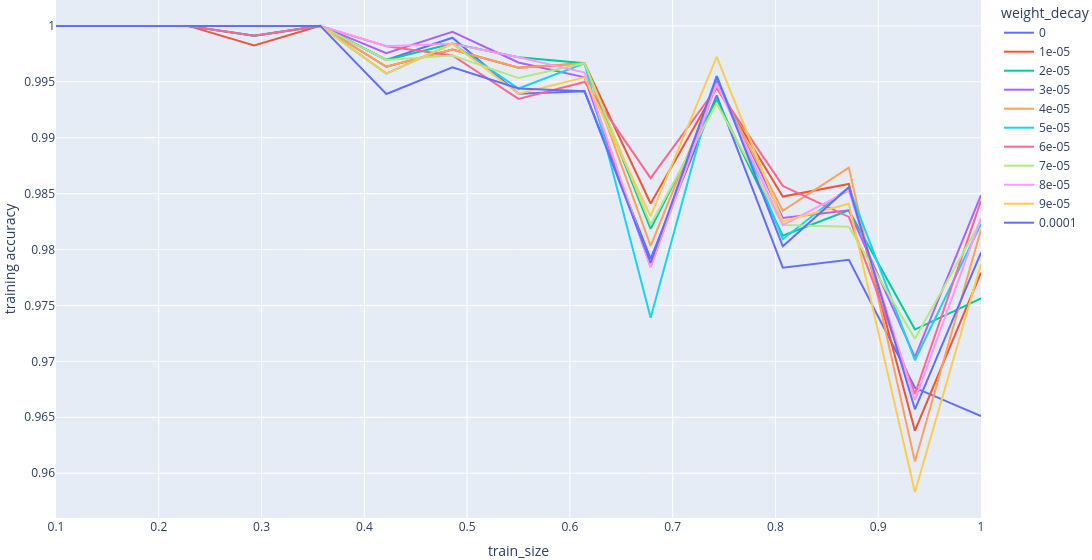
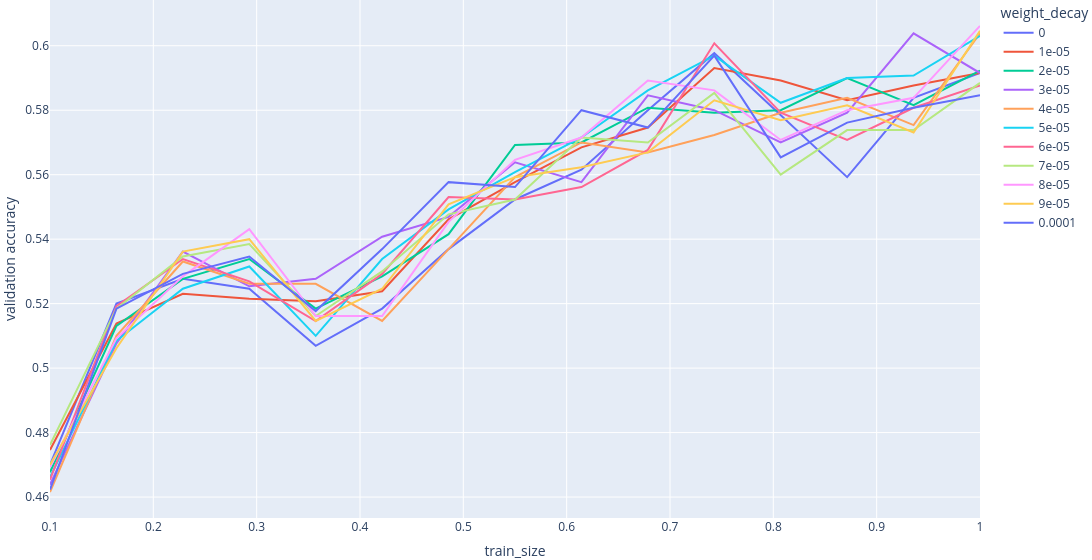

The code cell stored with these charts, in order, in its notebook:
### Code cell
train_and_plot_learning_curves(
    [
        NN(hidden_layer_sizes=(128, 128), lr=0.0005, weight_decay=0),
        NN(hidden_layer_sizes=(128, 128), lr=0.0005, weight_decay=0.00001),
        NN(hidden_layer_sizes=(128, 128), lr=0.0005, weight_decay=0.00002),
        NN(hidden_layer_sizes=(128, 128), lr=0.0005, weight_decay=0.00003),
        NN(hidden_layer_sizes=(128, 128), lr=0.0005, weight_decay=0.00004),
        NN(hidden_layer_sizes=(128, 128), lr=0.0005, weight_decay=0.00005),
        NN(hidden_layer_sizes=(128, 128), lr=0.0005, weight_decay=0.00006),
        NN(hidden_layer_sizes=(128, 128), lr=0.0005, weight_decay=0.00007),
        NN(hidden_layer_sizes=(128, 128), lr=0.0005, weight_decay=0.00008),
        NN(hidden_layer_sizes=(128, 128), lr=0.0005, weight_decay=0.00009),
        NN(hidden_layer_sizes=(128, 128), lr=0.0005, weight_decay=0.0001),
    ],
    wine_X_tr,
    wine_y_tr,
    wine_X_val,
    wine_y_val,
    seed,
    "weight_decay"
)

### Figure 1 — Plotly figure (JSON) as saved in the notebook; plotly's stock layout.template omitted (floating-point values rounded to 4 significant figures)
{"data": [{"hovertemplate": "weight_decay=0<br>train_size=%{x}<br>training accuracy=%{y}<extra></extra>", "legendgroup": "0", "line": {"color": "#636efa", "dash": "solid"}, "marker": {"symbol": "circle"}, "mode": "lines", "name": "0", "orientation": "v", "showlegend": true, "type": "scatter", "x": [0.1, 0.1643, 0.2286, 0.2929, 0.3571, 0.4214, 0.4857, 0.55, 0.6143, 0.6786, 0.7429, 0.8071, 0.8714, 0.9357, 1.0], "xaxis": "x", "y": [1.0, 1.0, 1.0, 0.9991, 1.0, 0.997, 0.9989, 0.9939, 0.9941, 0.9792, 0.9938, 0.9784, 0.9791, 0.9676, 0.9651], "yaxis": "y"}, {"hovertemplate": "weight_decay=1e-05<br>train_size=%{x}<br>training accuracy=%{y}<extra></extra>", "legendgroup": "1e-05", "line": {"color": "#EF553B", "dash": "solid"}, "marker": {"symbol": "circle"}, "mode": "lines", "name": "1e-05", "orientation": "v", "showlegend": true, "type": "scatter", "x": [0.1, 0.1643, 0.2286, 0.2929, 0.3571, 0.4214, 0.4857, 0.55, 0.6143, 0.6786, 0.7429, 0.8071, 0.8714, 0.9357, 1.0], "xaxis": "x", "y": [1.0, 1.0, 1.0, 0.9982, 1.0, 0.9963, 0.9979, 0.9963, 0.9967, 0.9841, 0.9945, 0.9847, 0.9859, 0.9638, 0.9779], "yaxis": "y"}, {"hovertemplate": "weight_decay=2e-05<br>train_size=%{x}<br>training accuracy=%{y}<extra></extra>", "legendgroup": "2e-05", "line": {"color": "#00cc96", "dash": "solid"}, "marker": {"symbol": "circle"}, "mode": "lines", "name": "2e-05", "orientation": "v", "showlegend": true, "type": "scatter", "x": [0.1, 0.1643, 0.2286, 0.2929, 0.3571, 0.4214, 0.4857, 0.55, 0.6143, 0.6786, 0.7429, 0.8071, 0.8714, 0.9357, 1.0], "xaxis": "x", "y": [1.0, 1.0, 1.0, 0.9991, 1.0, 0.997, 0.9984, 0.9972, 0.9967, 0.9818, 0.9934, 0.9812, 0.9835, 0.9728, 0.9756], "yaxis": "y"}, {"hovertemplate": "weight_decay=3e-05<br>train_size=%{x}<br>training accuracy=%{y}<extra></extra>", "legendgroup": "3e-05", "line": {"color": "#ab63fa", "dash": "solid"}, "marker": {"symbol": "circle"}, "mode": "lines", "name": "3e-05", "orientation": "v", "showlegend": true, "type": "scatter", "x": [0.1, 0.1643, 0.2286, 0.2929, 0.3571, 0.4214, 0.4857, 0.55, 0.6143, 0.6786, 0.7429, 0.8071, 0.8714, 0.9357, 1.0], "xaxis": "x", "y": [1.0, 1.0, 1.0, 1.0, 1.0, 0.9976, 0.9995, 0.9967, 0.9954, 0.9784, 0.9952, 0.9828, 0.9835, 0.9704, 0.9849], "yaxis": "y"}, {"hovertemplate": "weight_decay=4e-05<br>train_size=%{x}<br>training accuracy=%{y}<extra></extra>", "legendgroup": "4e-05", "line": {"color": "#FFA15A", "dash": "solid"}, "marker": {"symbol": "circle"}, "mode": "lines", "name": "4e-05", "orientation": "v", "showlegend": true, "type": "scatter", "x": [0.1, 0.1643, 0.2286, 0.2929, 0.3571, 0.4214, 0.4857, 0.55, 0.6143, 0.6786, 0.7429, 0.8071, 0.8714, 0.9357, 1.0], "xaxis": "x", "y": [1.0, 1.0, 1.0, 1.0, 1.0, 0.9963, 0.9979, 0.9963, 0.9967, 0.9803, 0.9948, 0.9835, 0.9873, 0.9611, 0.9818], "yaxis": "y"}, {"hovertemplate": "weight_decay=5e-05<br>train_size=%{x}<br>training accuracy=%{y}<extra></extra>", "legendgroup": "5e-05", "line": {"color": "#19d3f3", "dash": "solid"}, "marker": {"symbol": "circle"}, "mode": "lines", "name": "5e-05", "orientation": "v", "showlegend": true, "type": "scatter", "x": [0.1, 0.1643, 0.2286, 0.2929, 0.3571, 0.4214, 0.4857, 0.55, 0.6143, 0.6786, 0.7429, 0.8071, 0.8714, 0.9357, 1.0], "xaxis": "x", "y": [1.0, 1.0, 1.0, 1.0, 1.0, 0.9957, 0.9984, 0.9944, 0.9967, 0.9739, 0.9955, 0.9809, 0.9856, 0.9701, 0.9823], "yaxis": "y"}, {"hovertemplate": "weight_decay=6e-05<br>train_size=%{x}<br>training accuracy=%{y}<extra></extra>", "legendgroup": "6e-05", "line": {"color": "#FF6692", "dash": "solid"}, "marker": {"symbol": "circle"}, "mode": "lines", "name": "6e-05", "orientation": "v", "showlegend": true, "type": "scatter", "x": [0.1, 0.1643, 0.2286, 0.2929, 0.3571, 0.4214, 0.4857, 0.55, 0.6143, 0.6786, 0.7429, 0.8071, 0.8714, 0.9357, 1.0], "xaxis": "x", "y": [1.0, 1.0, 1.0, 0.9991, 1.0, 0.9982, 0.9974, 0.9935, 0.995, 0.9864, 0.9945, 0.9857, 0.9829, 0.9671, 0.9843], "yaxis": "y"}, {"hovertemplate": "weight_decay=7e-05<br>train_size=%{x}<br>training accuracy=%{y}<extra></extra>", "legendgroup": "7e-05", "line": {"color": "#B6E880", "dash": "solid"}, "marker": {"symbol": "circle"}, "mode": "lines", "name": "7e-05", "orientation": "v", "showlegend": true, "type": "scatter", "x": [0.1, 0.1643, 0.2286, 0.2929, 0.3571, 0.4214, 0.4857, 0.55, 0.6143, 0.6786, 0.7429, 0.8071, 0.8714, 0.9357, 1.0], "xaxis": "x", "y": [1.0, 1.0, 1.0, 1.0, 1.0, 0.997, 0.9974, 0.9953, 0.9967, 0.9822, 0.9931, 0.9822, 0.982, 0.972, 0.9826], "yaxis": "y"}, {"hovertemplate": "weight_decay=8e-05<br>train_size=%{x}<br>training accuracy=%{y}<extra></extra>", "legendgroup": "8e-05", "line": {"color": "#FF97FF", "dash": "solid"}, "marker": {"symbol": "circle"}, "mode": "lines", "name": "8e-05", "orientation": "v", "showlegend": true, "type": "scatter", "x": [0.1, 0.1643, 0.2286, 0.2929, 0.3571, 0.4214, 0.4857, 0.55, 0.6143, 0.6786, 0.7429, 0.8071, 0.8714, 0.9357, 1.0], "xaxis": "x", "y": [1.0, 1.0, 1.0, 1.0, 1.0, 0.9982, 0.9984, 0.9972, 0.9958, 0.9784, 0.9948, 0.9822, 0.9853, 0.9665, 0.9828], "yaxis": "y"}, {"hovertemplate": "weight_decay=9e-05<br>train_size=%{x}<br>training accuracy=%{y}<extra></extra>", "legendgroup": "9e-05", "line": {"color": "#FECB52", "dash": "solid"}, "marker": {"symbol": "circle"}, "mode": "lines", "name": "9e-05", "orientation": "v", "showlegend": true, "type": "scatter", "x": [0.1, 0.1643, 0.2286, 0.2929, 0.3571, 0.4214, 0.4857, 0.55, 0.6143, 0.6786, 0.7429, 0.8071, 0.8714, 0.9357, 1.0], "xaxis": "x", "y": [1.0, 1.0, 1.0, 1.0, 1.0, 0.9957, 0.9984, 0.9939, 0.9954, 0.983, 0.9972, 0.9825, 0.9841, 0.9583, 0.9787], "yaxis": "y"}, {"hovertemplate": "weight_decay=0.0001<br>train_size=%{x}<br>training accuracy=%{y}<extra></extra>", "legendgroup": "0.0001", "line": {"color": "#636efa", "dash": "solid"}, "marker": {"symbol": "circle"}, "mode": "lines", "name": "0.0001", "orientation": "v", "showlegend": true, "type": "scatter", "x": [0.1, 0.1643, 0.2286, 0.2929, 0.3571, 0.4214, 0.4857, 0.55, 0.6143, 0.6786, 0.7429, 0.8071, 0.8714, 0.9357, 1.0], "xaxis": "x", "y": [1.0, 1.0, 1.0, 1.0, 1.0, 0.9939, 0.9963, 0.9944, 0.9941, 0.9788, 0.9955, 0.9803, 0.9856, 0.9657, 0.9797], "yaxis": "y"}], "layout": {"legend": {"title": {"text": "weight_decay"}, "tracegroupgap": 0}, "margin": {"b": 0, "l": 0, "r": 0, "t": 0}, "width": 1200, "xaxis": {"anchor": "y", "domain": [0, 1], "title": {"text": "train_size"}}, "yaxis": {"anchor": "x", "domain": [0, 1], "title": {"text": "training accuracy"}}}}

### Figure 2 — Plotly figure (JSON) as saved in the notebook; plotly's stock layout.template omitted (floating-point values rounded to 4 significant figures)
{"data": [{"hovertemplate": "weight_decay=0<br>train_size=%{x}<br>validation accuracy=%{y}<extra></extra>", "legendgroup": "0", "line": {"color": "#636efa", "dash": "solid"}, "marker": {"symbol": "circle"}, "mode": "lines", "name": "0", "orientation": "v", "showlegend": true, "type": "scatter", "x": [0.1, 0.1643, 0.2286, 0.2929, 0.3571, 0.4214, 0.4857, 0.55, 0.6143, 0.6786, 0.7429, 0.8071, 0.8714, 0.9357, 1.0], "xaxis": "x", "y": [0.47, 0.52, 0.5277, 0.5246, 0.5069, 0.5185, 0.5369, 0.5523, 0.5615, 0.58, 0.5977, 0.5785, 0.5592, 0.5838, 0.5915], "yaxis": "y"}, {"hovertemplate": "weight_decay=1e-05<br>train_size=%{x}<br>validation accuracy=%{y}<extra></extra>", "legendgroup": "1e-05", "line": {"color": "#EF553B", "dash": "solid"}, "marker": {"symbol": "circle"}, "mode": "lines", "name": "1e-05", "orientation": "v", "showlegend": true, "type": "scatter", "x": [0.1, 0.1643, 0.2286, 0.2929, 0.3571, 0.4214, 0.4857, 0.55, 0.6143, 0.6786, 0.7429, 0.8071, 0.8714, 0.9357, 1.0], "xaxis": "x", "y": [0.4746, 0.5138, 0.5231, 0.5215, 0.5208, 0.5238, 0.5462, 0.5577, 0.5685, 0.5746, 0.5931, 0.5892, 0.5831, 0.5877, 0.5915], "yaxis": "y"}, {"hovertemplate": "weight_decay=2e-05<br>train_size=%{x}<br>validation accuracy=%{y}<extra></extra>", "legendgroup": "2e-05", "line": {"color": "#00cc96", "dash": "solid"}, "marker": {"symbol": "circle"}, "mode": "lines", "name": "2e-05", "orientation": "v", "showlegend": true, "type": "scatter", "x": [0.1, 0.1643, 0.2286, 0.2929, 0.3571, 0.4214, 0.4857, 0.55, 0.6143, 0.6786, 0.7429, 0.8071, 0.8714, 0.9357, 1.0], "xaxis": "x", "y": [0.4677, 0.5131, 0.5277, 0.5338, 0.5185, 0.5285, 0.5415, 0.5692, 0.57, 0.5808, 0.5792, 0.58, 0.59, 0.5815, 0.5923], "yaxis": "y"}, {"hovertemplate": "weight_decay=3e-05<br>train_size=%{x}<br>validation accuracy=%{y}<extra></extra>", "legendgroup": "3e-05", "line": {"color": "#ab63fa", "dash": "solid"}, "marker": {"symbol": "circle"}, "mode": "lines", "name": "3e-05", "orientation": "v", "showlegend": true, "type": "scatter", "x": [0.1, 0.1643, 0.2286, 0.2929, 0.3571, 0.4214, 0.4857, 0.55, 0.6143, 0.6786, 0.7429, 0.8071, 0.8714, 0.9357, 1.0], "xaxis": "x", "y": [0.4638, 0.5077, 0.5362, 0.5254, 0.5277, 0.5408, 0.5469, 0.5638, 0.5577, 0.5846, 0.58, 0.57, 0.5792, 0.6038, 0.5915], "yaxis": "y"}, {"hovertemplate": "weight_decay=4e-05<br>train_size=%{x}<br>validation accuracy=%{y}<extra></extra>", "legendgroup": "4e-05", "line": {"color": "#FFA15A", "dash": "solid"}, "marker": {"symbol": "circle"}, "mode": "lines", "name": "4e-05", "orientation": "v", "showlegend": true, "type": "scatter", "x": [0.1, 0.1643, 0.2286, 0.2929, 0.3571, 0.4214, 0.4857, 0.55, 0.6143, 0.6786, 0.7429, 0.8071, 0.8714, 0.9357, 1.0], "xaxis": "x", "y": [0.4615, 0.51, 0.5331, 0.5262, 0.5262, 0.5146, 0.5369, 0.5592, 0.57, 0.5669, 0.5723, 0.5792, 0.5838, 0.5754, 0.6038], "yaxis": "y"}, {"hovertemplate": "weight_decay=5e-05<br>train_size=%{x}<br>validation accuracy=%{y}<extra></extra>", "legendgroup": "5e-05", "line": {"color": "#19d3f3", "dash": "solid"}, "marker": {"symbol": "circle"}, "mode": "lines", "name": "5e-05", "orientation": "v", "showlegend": true, "type": "scatter", "x": [0.1, 0.1643, 0.2286, 0.2929, 0.3571, 0.4214, 0.4857, 0.55, 0.6143, 0.6786, 0.7429, 0.8071, 0.8714, 0.9357, 1.0], "xaxis": "x", "y": [0.4662, 0.5085, 0.5246, 0.5315, 0.51, 0.5338, 0.5492, 0.5608, 0.5715, 0.5862, 0.5969, 0.5823, 0.59, 0.5908, 0.6031], "yaxis": "y"}, {"hovertemplate": "weight_decay=6e-05<br>train_size=%{x}<br>validation accuracy=%{y}<extra></extra>", "legendgroup": "6e-05", "line": {"color": "#FF6692", "dash": "solid"}, "marker": {"symbol": "circle"}, "mode": "lines", "name": "6e-05", "orientation": "v", "showlegend": true, "type": "scatter", "x": [0.1, 0.1643, 0.2286, 0.2929, 0.3571, 0.4214, 0.4857, 0.55, 0.6143, 0.6786, 0.7429, 0.8071, 0.8714, 0.9357, 1.0], "xaxis": "x", "y": [0.4654, 0.5192, 0.5338, 0.5269, 0.5146, 0.5292, 0.5531, 0.5523, 0.5562, 0.5677, 0.6008, 0.5792, 0.5708, 0.5808, 0.5877], "yaxis": "y"}, {"hovertemplate": "weight_decay=7e-05<br>train_size=%{x}<br>validation accuracy=%{y}<extra></extra>", "legendgroup": "7e-05", "line": {"color": "#B6E880", "dash": "solid"}, "marker": {"symbol": "circle"}, "mode": "lines", "name": "7e-05", "orientation": "v", "showlegend": true, "type": "scatter", "x": [0.1, 0.1643, 0.2286, 0.2929, 0.3571, 0.4214, 0.4857, 0.55, 0.6143, 0.6786, 0.7429, 0.8071, 0.8714, 0.9357, 1.0], "xaxis": "x", "y": [0.4762, 0.5185, 0.5346, 0.5385, 0.5162, 0.53, 0.5477, 0.5523, 0.5715, 0.57, 0.5854, 0.56, 0.5738, 0.5738, 0.5885], "yaxis": "y"}, {"hovertemplate": "weight_decay=8e-05<br>train_size=%{x}<br>validation accuracy=%{y}<extra></extra>", "legendgroup": "8e-05", "line": {"color": "#FF97FF", "dash": "solid"}, "marker": {"symbol": "circle"}, "mode": "lines", "name": "8e-05", "orientation": "v", "showlegend": true, "type": "scatter", "x": [0.1, 0.1643, 0.2286, 0.2929, 0.3571, 0.4214, 0.4857, 0.55, 0.6143, 0.6786, 0.7429, 0.8071, 0.8714, 0.9357, 1.0], "xaxis": "x", "y": [0.4692, 0.5092, 0.5285, 0.5431, 0.5162, 0.5162, 0.5454, 0.5646, 0.5715, 0.5892, 0.5862, 0.5708, 0.58, 0.5838, 0.6062], "yaxis": "y"}, {"hovertemplate": "weight_decay=9e-05<br>train_size=%{x}<br>validation accuracy=%{y}<extra></extra>", "legendgroup": "9e-05", "line": {"color": "#FECB52", "dash": "solid"}, "marker": {"symbol": "circle"}, "mode": "lines", "name": "9e-05", "orientation": "v", "showlegend": true, "type": "scatter", "x": [0.1, 0.1643, 0.2286, 0.2929, 0.3571, 0.4214, 0.4857, 0.55, 0.6143, 0.6786, 0.7429, 0.8071, 0.8714, 0.9357, 1.0], "xaxis": "x", "y": [0.47, 0.5062, 0.5362, 0.54, 0.5146, 0.5246, 0.5508, 0.5592, 0.5623, 0.5669, 0.5831, 0.5769, 0.5815, 0.5731, 0.6046], "yaxis": "y"}, {"hovertemplate": "weight_decay=0.0001<br>train_size=%{x}<br>validation accuracy=%{y}<extra></extra>", "legendgroup": "0.0001", "line": {"color": "#636efa", "dash": "solid"}, "marker": {"symbol": "circle"}, "mode": "lines", "name": "0.0001", "orientation": "v", "showlegend": true, "type": "scatter", "x": [0.1, 0.1643, 0.2286, 0.2929, 0.3571, 0.4214, 0.4857, 0.55, 0.6143, 0.6786, 0.7429, 0.8071, 0.8714, 0.9357, 1.0], "xaxis": "x", "y": [0.4623, 0.5185, 0.5292, 0.5346, 0.5177, 0.5369, 0.5577, 0.5562, 0.58, 0.5746, 0.5969, 0.5654, 0.5762, 0.5808, 0.5846], "yaxis": "y"}], "layout": {"legend": {"title": {"text": "weight_decay"}, "tracegroupgap": 0}, "margin": {"b": 0, "l": 0, "r": 0, "t": 0}, "width": 1200, "xaxis": {"anchor": "y", "domain": [0, 1], "title": {"text": "train_size"}}, "yaxis": {"anchor": "x", "domain": [0, 1], "title": {"text": "validation accuracy"}}}}
